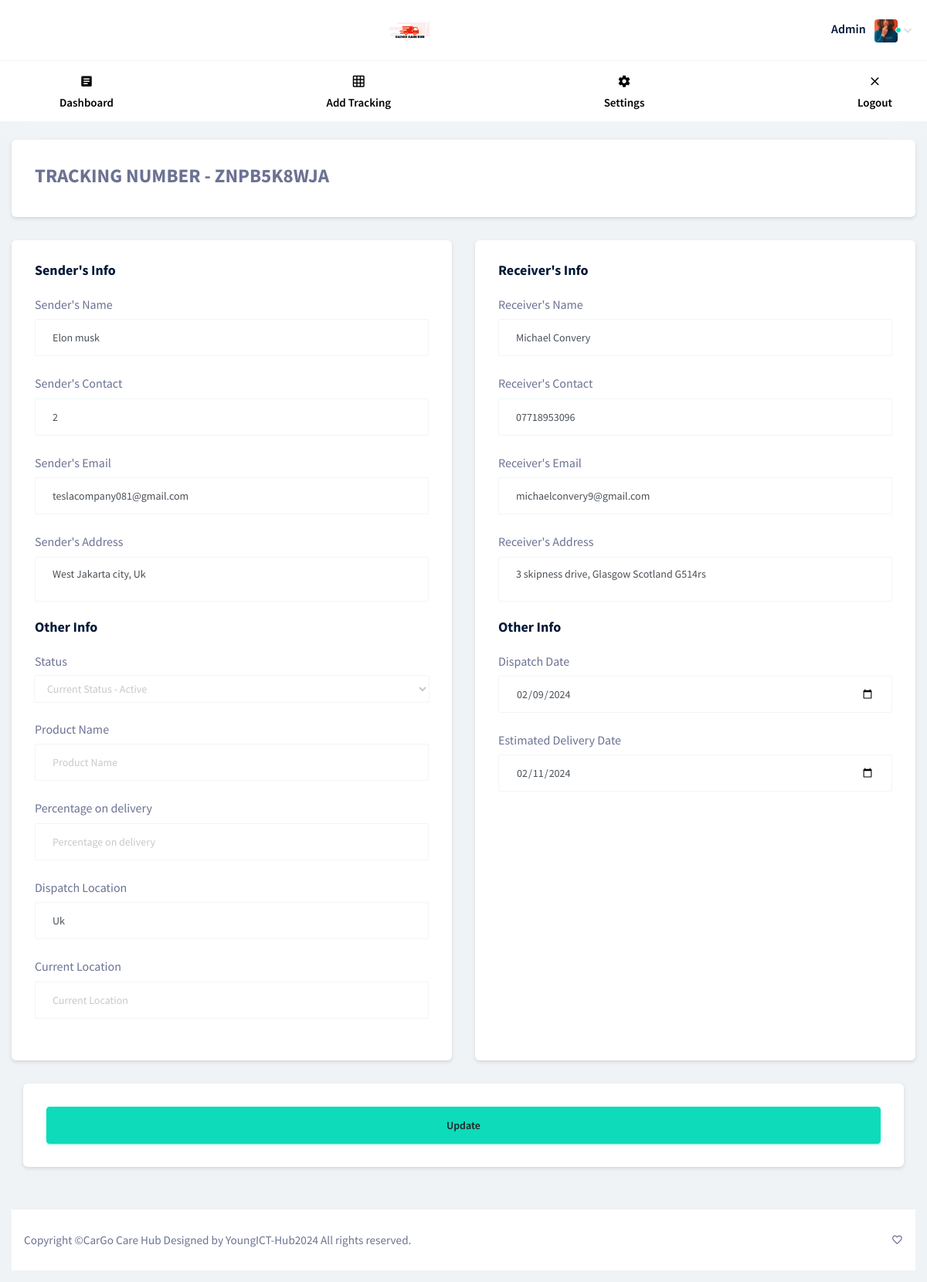
/admin/edit-tracking.php?num=ZNPB5K8WJA (signed in), run on the app's committed database.
### tables this page shows
CREATE TABLE `tracking` (
  `id` int NOT NULL,
  `tracking_number` varchar(255) NOT NULL,
  `sender_name` varchar(255) NOT NULL,
  `sender_contact` varchar(255) NOT NULL,
  `sender_email` varchar(255) NOT NULL,
  `sender_address` varchar(255) NOT NULL,
  `status` varchar(255) NOT NULL,
  `dispatch_location` varchar(255) NOT NULL,
  `receiver_email` varchar(255) NOT NULL,
  `receiver_name` varchar(255) NOT NULL,
  `receiver_contact` varchar(255) NOT NULL,
  `receiver_address` varchar(255) NOT NULL,
  `dispatch_date` varchar(255) NOT NULL,
  `delivery_date` varchar(255) NOT NULL,
  `product_name` varchar(255) NOT NULL,
  `product_image` varchar(255) NOT NULL,
  `percentage_on_delivery` varchar(255) DEFAULT NULL,
  `current_location` varchar(255) DEFAULT NULL,
  `date` datetime NOT NULL DEFAULT CURRENT_TIMESTAMP
);

### admin/edit-tracking.php (the view, shortened to what this page needs)
<?php
include 'header.php';
	if (isset($_GET['num'])) {
		$tnumbs = $_GET['num'];
		$select = mysqli_query($link, "SELECT * FROM tracking WHERE tracking_number = '$tnumbs' ");
		if (mysqli_num_rows($select) > 0) {
			$row = mysqli_fetch_assoc($select);
			$senders_name = $row['sender_name'];
		     $senders_contact = $row['sender_contact'];
		     $senders_mail = $row['sender_email'];
		     $senders_address = $row['sender_address'];
		     $receivers_name = $row['receiver_name'];
		     $receivers_contact = $row['receiver_contact'];
		     $receivers_mail = $row['receiver_email'];
		     $receivers_address = $row['receiver_address'];
		     $statuss = $row['status'];
		     $dispatch_l = $row['dispatch_location'];
		     $dispatchh = $row['dispatch_date'];
		     $deliveryy = $row['delivery_date'];
         $current_loc = $row['current_location'];
         $pn = $row['product_name'];
         $pod = $row['percentage_on_delivery'];
		}else{
			echo "<script>window.location.href = 'dashboard.php'; </script>";
		}
	}else{
		echo "<script>window.location.href = 'dashboard.php'; </script>";
	}
?>
<div class="row">
	<div class="col-12 grid-margin stretch-card">
		<div class="card">
			<div class="card-body">
				<label style="font-weight: bold;font-size: 25px;">TRACKING NUMBER  - <?php echo $tnumbs ?></label>
			</div>
		</div>
    </div>
    <div class="col-md-6 grid-margin stretch-card">
      <div class="card">
        <div class="card-body">
          <h4 class="card-title">Sender's Info</h4>
          <form method="post" action="edit-tracking.php?num=<?php echo $tnumbs ?>" class="forms-sample">
            <div class="form-group">
              <label for="exampleInputUsername1">Sender's Name</label>
              <input type="text" class="form-control" name="sname" value="<?php echo $senders_name ?>" id="exampleInputUsername1" placeholder="Sender's Name">
            </div>
            <div class="form-group">
              <label for="exampleInputEmail1">Sender's Contact</label>
              <input type="number" class="form-control" value="<?php echo $senders_contact ?>" name="scontact" id="exampleInputEmail1" placeholder="Sender's Contact">
            </div>
            <div class="form-group">
              <label for="exampleInputPassword1">Sender's Email</label>
              <input type="text" class="form-control" name="smail" value="<?php echo $senders_mail ?>" id="exampleInputPassword1" placeholder="Sender's Email">
            </div>
            <div class="form-group">
              <label for="exampleInputConfirmPassword1">Sender's Address</label>
              <textarea class="form-control" placeholder="Sender's Address" name="saddress"><?php echo $senders_address ?></textarea>
            </div>
            <h4 class="card-title">Other Info</h4>
            <div class="form-group">
              <label for="exampleInputPassword1">Status</label>
              <select class="form-control" name="status">
              	<option value="<?php echo $statuss ?>">Current Status - <?php echo $statuss ?></option>
              </select>
            </div>
            <div class="form-group">
              <label for="exampleInputConfirmPassword1">Product Name</label>
              <input type="text" class="form-control" placeholder="Product Name" name="pn" value="<?php echo $pn ?>">
            </div>
            <div class="form-group">
              <label for="exampleInputConfirmPassword1">Percentage on delivery</label>
              <input type="number" class="form-control" placeholder="Percentage on delivery" name="pod" value="<?php echo $pod ?>">
            </div>
            <div class="form-group">
              <label for="exampleInputPassword1">Dispatch Location</label>
              <input type="text" class="form-control" value="<?php echo $dispatch_l ?>" name="dispatchl" id="exampleInputPassword1" placeholder="Origin Port">
            </div>
            <div class="form-group">
              <label for="exampleInputPassword1">Current Location</label>
              <input type="text" class="form-control" value="<?php echo $current_loc ?>" name="current_loc" id="exampleInputPassword1" placeholder="Current Location ">
            </div>
        </div>
      </div>
    </div>
    <div class="col-md-6 grid-margin stretch-card">
      <div class="card">
        <div class="card-body">
          <h4 class="card-title">Receiver's Info</h4>
            <div class="form-group">
              <label for="exampleInputUsername1">Receiver's Name</label>
              <input type="text" class="form-control" value="<?php echo $receivers_name ?>" name="rname" id="exampleInputUsername1" placeholder="Receiver's Name">
            </div>
            <div class="form-group">
              <label for="exampleInputEmail1">Receiver's Contact</label>
              <input type="number" class="form-control" value="<?php echo $receivers_contact ?>" name="rcontact" id="exampleInputEmail1" placeholder="Receiver's Contact">
            </div>
            <div class="form-group">
              <label for="exampleInputPassword1">Receiver's Email</label>
              <input type="text" name="rmail" class="form-control" value="<?php echo $receivers_mail ?>" id="exampleInputPassword1" placeholder="Receiver's Email">
            </div>
            <div class="form-group">
              <label for="exampleInputConfirmPassword1">Receiver's Address</label>
              <textarea class="form-control" name="raddress" placeholder="Receiver Address"><?php echo $receivers_address ?></textarea>
            </div>
            <h4 class="card-title">Other Info</h4>
           <div class="form-group">
              <label for="exampleInputPassword1">Dispatch Date</label>
              <input type="date" class="form-control" name="dispatch" value="<?php echo $dispatchh ?>" id="exampleInputPassword1" placeholder="Origin PortS">
            </div>
          	<div class="form-group">
              <label for="exampleInputPassword1">Estimated Delivery Date</label>
              <input type="date" class="form-control" value="<?php echo $deliveryy ?>" name="delivery" id="exampleInputPassword1" placeholder="Origin PortS">
            </div>
        </div>
      </div>
    </div>
</div>
    <div class="col-12 grid-margin stretch-card">
          <div class="card">
            <div class="card-body">
            	<button class="btn btn-lg btn-success btn-block" name="update">Update</button>
            </div>
        </div>
    </div>
<?php
include 'footer.php';
?>

### data on the page
tracking: sname "Elon musk", scontact "2", smail "teslacompany081@gmail.com", saddress "West Jakarta city, Uk", dispatchl "Uk", rname "Michael Convery", rcontact "07718953096", rmail "michaelconvery9@gmail.com", raddress "3 skipness drive, Glasgow Scotland G514rs", dispatch "02/09/2024", delivery "02/11/2024"

### other printed values
$tnumbs "ZNPB5K8WJA"
